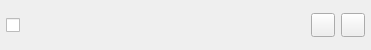
<?xml version="1.0" encoding="UTF-8"?>
<ui version="4.0">
 <class>itemwidget</class>
 <widget class="QWidget" name="itemwidget">
  <property name="geometry">
   <rect>
    <x>0</x>
    <y>0</y>
    <width>371</width>
    <height>50</height>
   </rect>
  </property>
  <property name="windowTitle">
   <string>Form</string>
  </property>
  <layout class="QHBoxLayout" name="horizontalLayout">
   <property name="leftMargin">
    <number>6</number>
   </property>
   <property name="topMargin">
    <number>6</number>
   </property>
   <property name="rightMargin">
    <number>6</number>
   </property>
   <property name="bottomMargin">
    <number>6</number>
   </property>
   <item>
    <widget class="QCheckBox" name="checkBox_isUse">
     <property name="sizePolicy">
      <sizepolicy hsizetype="Preferred" vsizetype="Preferred">
       <horstretch>0</horstretch>
       <verstretch>0</verstretch>
      </sizepolicy>
     </property>
     <property name="text">
      <string/>
     </property>
    </widget>
   </item>
   <item>
    <widget class="QLabel" name="label_name">
     <property name="sizePolicy">
      <sizepolicy hsizetype="Expanding" vsizetype="Preferred">
       <horstretch>0</horstretch>
       <verstretch>0</verstretch>
      </sizepolicy>
     </property>
     <property name="text">
      <string/>
     </property>
    </widget>
   </item>
   <item>
    <widget class="QPushButton" name="pushButton_setting">
     <property name="sizePolicy">
      <sizepolicy hsizetype="Preferred" vsizetype="Preferred">
       <horstretch>0</horstretch>
       <verstretch>0</verstretch>
      </sizepolicy>
     </property>
     <property name="minimumSize">
      <size>
       <width>24</width>
       <height>24</height>
      </size>
     </property>
     <property name="maximumSize">
      <size>
       <width>24</width>
       <height>24</height>
      </size>
     </property>
     <property name="text">
      <string/>
     </property>
     <property name="icon">
      <iconset resource="re.qrc">
       <normaloff>:/re/settings.png</normaloff>:/re/settings.png</iconset>
     </property>
    </widget>
   </item>
   <item>
    <widget class="QPushButton" name="pushButton_delete">
     <property name="sizePolicy">
      <sizepolicy hsizetype="Preferred" vsizetype="Preferred">
       <horstretch>0</horstretch>
       <verstretch>0</verstretch>
      </sizepolicy>
     </property>
     <property name="minimumSize">
      <size>
       <width>24</width>
       <height>24</height>
      </size>
     </property>
     <property name="maximumSize">
      <size>
       <width>24</width>
       <height>24</height>
      </size>
     </property>
     <property name="text">
      <string/>
     </property>
     <property name="icon">
      <iconset resource="re.qrc">
       <normaloff>:/re/delete.png</normaloff>:/re/delete.png</iconset>
     </property>
    </widget>
   </item>
  </layout>
 </widget>
 <resources>
  <include location="re.qrc"/>
 </resources>
 <connections/>
</ui>
